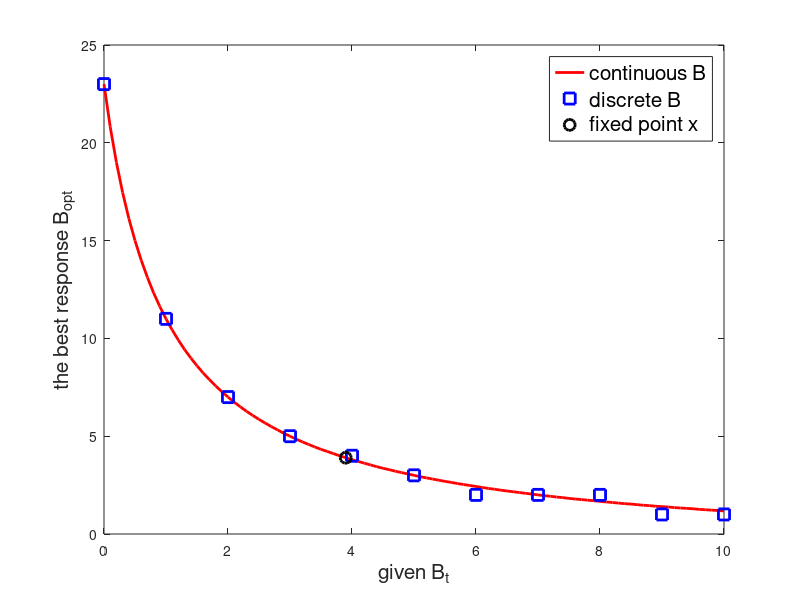

The MATLAB script that drew this image: (Note: this script raises an error after producing the figure.)
% self-optimization 
% relation of B-tilde and B* test
clear
lambda = 4;
mu = 4;
rho = lambda / mu;
k = 450;
c = 10;

if rho ~= 1
    myfun1 = @(x) (k.*lambda.^3.*(1-rho).^3./(c.^2.*rho.^3)).*(1 + 1./(rho.^(x+1)-1)).^2 + (rho.^(x+1)-1)./log(rho) - x - 1;
    x_opt = fzero(myfun1, [-0.9 200]);
else
    x_opt = (2*k*lambda^3/c^2)^(1/4) - 1;
end

B_t_c = 0 : .1 : 10;
B =  0 : .01 : 150;
B_opt_c = zeros(1 , length(B_t_c));
for i  =  1 : length(B_t_c)
    % continuous
    if rho ~= 1
        T_u = (1/lambda).* ((B+1)./(rho.^(B+1)-1)+B+1/(1-rho)) + ...
            k*lambda^2/c^2 .*((rho.^B_t_c(i)-rho.^(B_t_c(i)+1))./(1-rho.^(B_t_c(i)+1))).^2 .* (rho.^B - rho.^(B+1))./(1-rho.^(B+1)); % object function
    else
        T_u = (1/lambda).* B./2 + k*lambda^2/c^2 .*(1./ (B_t_c(i) + 1)).^2 .* (1./(B+1));
    end
    [y, index] = min(T_u);
    B_opt_c(i) = B(index);
end

% discrete
B_t_d = 0 : 1 : 10;
B_d = 0 : 1 : 150;
B_opt_d = zeros(1, length(B_t_d));
for j = 1 : length(B_t_d)
    if rho ~= 1
    T_u_d = (1/lambda).* ((B_d+1)./(rho.^(B_d+1)-1)+B_d+1/(1-rho)) + ...
        k*lambda^2/c^2 .*((rho.^B_t_d(j)-rho.^(B_t_d(j)+1))./(1-rho.^(B_t_d(j)+1))).^2 .* (rho.^B_d - rho.^(B_d+1))./(1-rho.^(B_d+1));
    else
        T_u_d = (1/lambda).* B_d./2 + k*lambda^2/c^2 .*(1./ (B_t_d(j) + 1)).^2 .* (1./(B_d+1));
    end
   [z, index_d] = min(T_u_d);
   B_opt_d(j) = B_d(index_d);
   if B_t_d(j) == B_opt_d(j)
       B_fixed = B_t_d(j);
   end
   
end
figure(5829221)
plot(B_t_c, B_opt_c, 'r', 'LineWidth', 2, 'MarkerSize', 2)
hold on
plot(B_t_d, B_opt_d, 'bs', 'LineWidth', 2, 'MarkerSize', 8)
plot(x_opt, x_opt, 'ko', 'LineWidth', 2, 'MarkerSize', 8)
legend({'continuous B','discrete B','fixed point x'}, 'FontSize', 15)
xlabel('given B_t', 'FontSize', 15)
ylabel('the best response B_{opt}','FontSize', 15)
title('\rho = ' + string(rho) + ', k = ' + string(k) + ', c = ' + string(c), 'FontSize', 15)
grid on 
